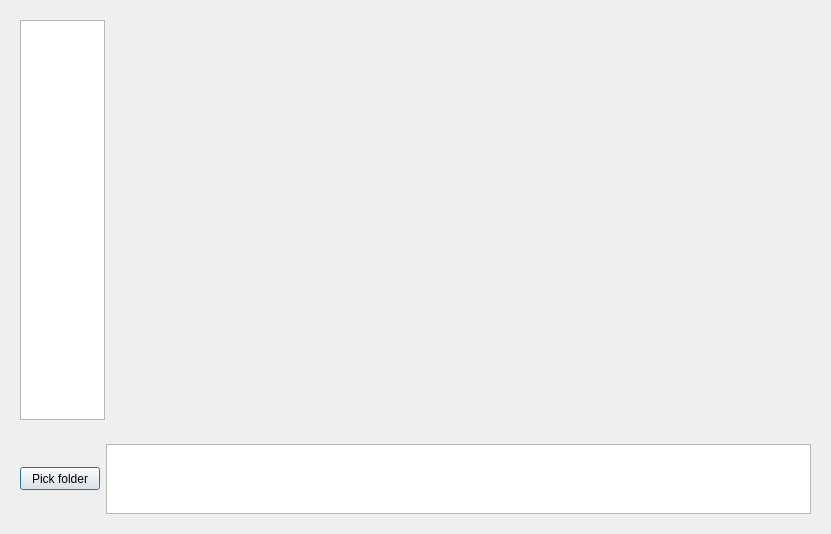
<?xml version="1.0" encoding="UTF-8"?>
<ui version="4.0">
 <class>Dialog</class>
 <widget class="QDialog" name="Dialog">
  <property name="geometry">
   <rect>
    <x>0</x>
    <y>0</y>
    <width>831</width>
    <height>531</height>
   </rect>
  </property>
  <property name="sizePolicy">
   <sizepolicy hsizetype="Expanding" vsizetype="Expanding">
    <horstretch>0</horstretch>
    <verstretch>0</verstretch>
   </sizepolicy>
  </property>
  <property name="windowTitle">
   <string>Dialog</string>
  </property>
  <layout class="QVBoxLayout" name="verticalLayout_2">
   <item>
    <widget class="QWidget" name="widget_2" native="true">
     <layout class="QHBoxLayout" name="horizontalLayout_2">
      <item>
       <widget class="QTreeView" name="treeView">
        <property name="maximumSize">
         <size>
          <width>89</width>
          <height>16777215</height>
         </size>
        </property>
       </widget>
      </item>
      <item>
       <widget class="QWidget" name="plotWidget" native="true">
        <property name="sizePolicy">
         <sizepolicy hsizetype="Expanding" vsizetype="Expanding">
          <horstretch>0</horstretch>
          <verstretch>0</verstretch>
         </sizepolicy>
        </property>
        <property name="minimumSize">
         <size>
          <width>700</width>
          <height>400</height>
         </size>
        </property>
        <property name="cursor">
         <cursorShape>UpArrowCursor</cursorShape>
        </property>
        <layout class="QVBoxLayout" name="verticalLayout"/>
       </widget>
      </item>
     </layout>
    </widget>
   </item>
   <item>
    <widget class="QWidget" name="widget" native="true">
     <layout class="QHBoxLayout" name="horizontalLayout">
      <item>
       <widget class="QPushButton" name="pushButton">
        <property name="maximumSize">
         <size>
          <width>183</width>
          <height>23</height>
         </size>
        </property>
        <property name="text">
         <string>Pick folder</string>
        </property>
       </widget>
      </item>
      <item>
       <widget class="QTableWidget" name="tableWidget"/>
      </item>
     </layout>
    </widget>
   </item>
  </layout>
 </widget>
 <resources/>
 <connections/>
</ui>
